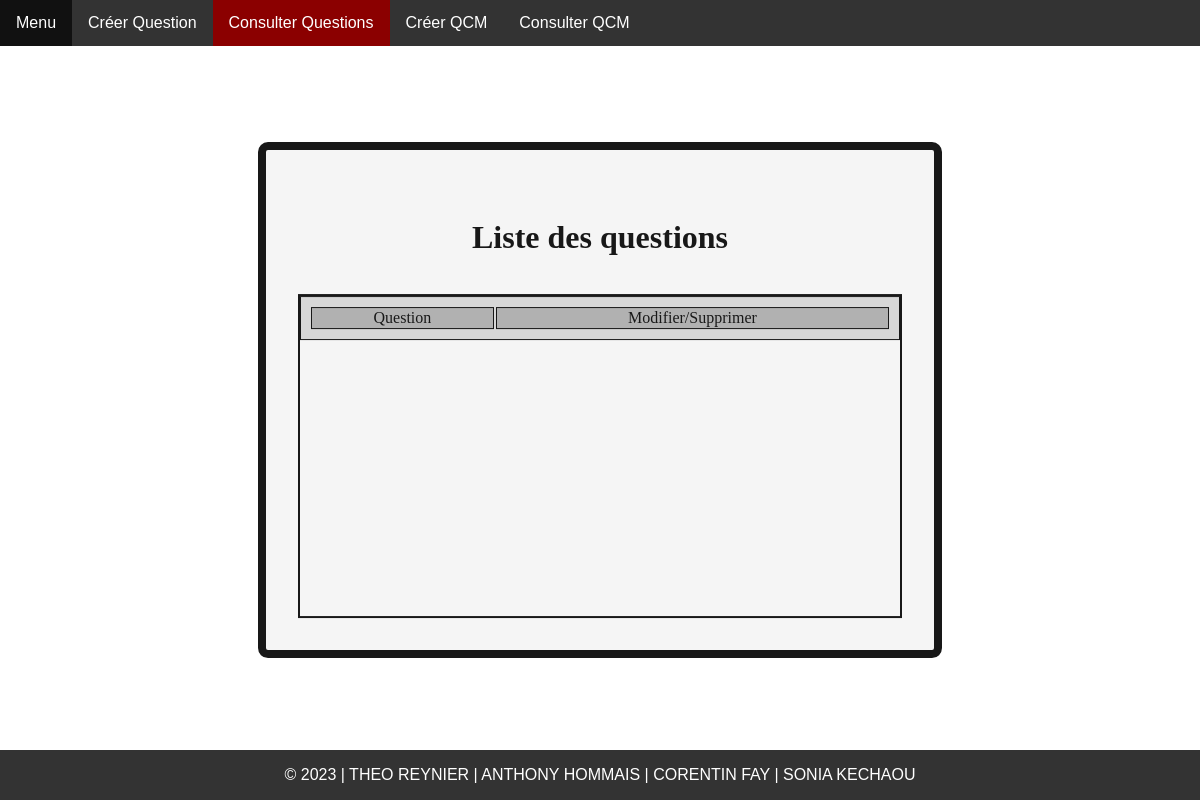
The app's page /lquestion, older data.
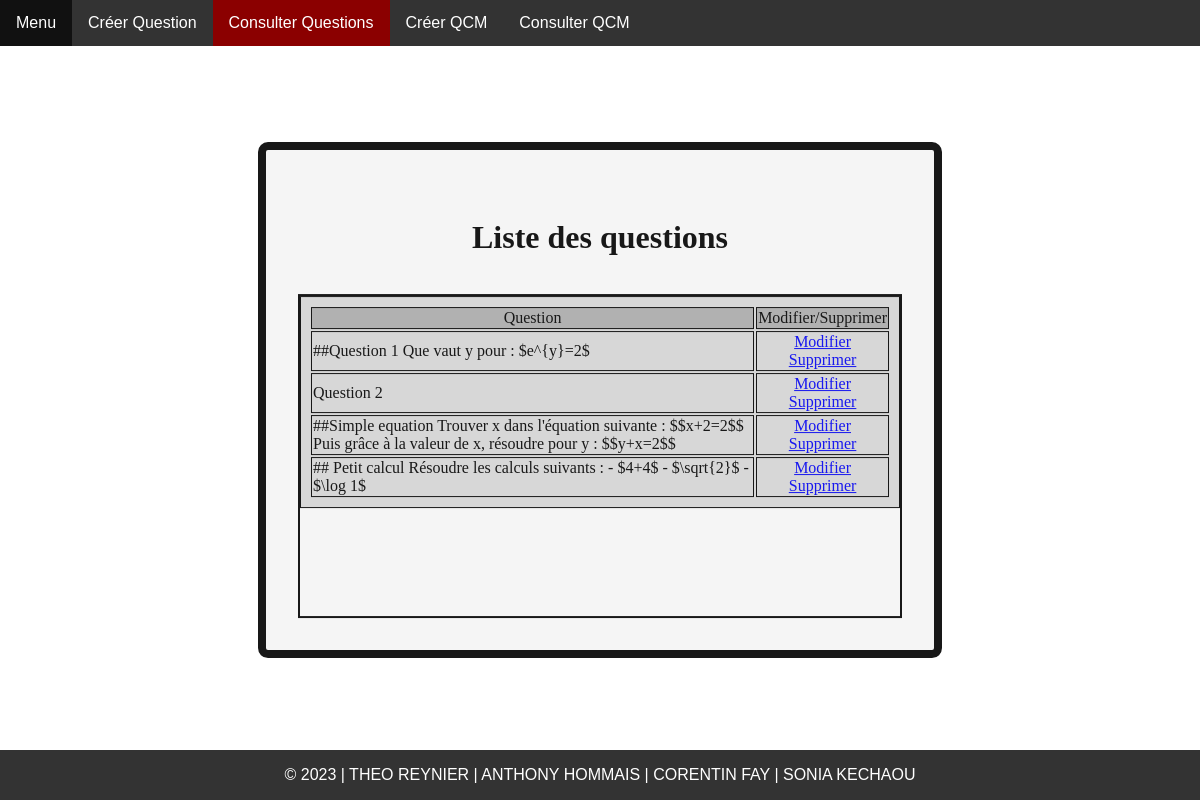
The same page, newer data.
### serveur.py (models this page shows, shortened)
class Question(db.Model):
    idQ = db.Column(db.Integer, primary_key=True)
    enonce = db.Column(db.String(300), nullable=False)

### serveur.py (the view)
@app.route("/lquestion",methods = ['GET'])
def lquestion():
    questions = db.session.query(Question).all()        #Récupération questions de la base de données
    return render_template("lquestion.html",lquestion=questions,page="Consulter")

### templates/lquestion.html (shortened to what this page needs)
<!DOCTYPE html>
<html lang="en">
<head>
    <link href="/static/style.css" rel="stylesheet">
    {%include 'partials/Biblio.html'%}
</head>
<body>
    {%include 'partials/_nav.html'%}
    <div class="menu">
        <h1>Liste des questions</h1>
        <div class="listeQ">
            <table>
                <tr class="top">
                    <td>Question</td>
                    <td>Modifier/Supprimer</td>
                </tr>
                {% for questions in lquestion %}
                <tr>
                    <td class="left" id="{{questions.idQ}}">{{questions.enonce}}</td>
                    <td>
                        <a href="{{ url_for('modifier', id=questions.idQ)}}">Modifier</a>
                        <br>
                        <a href="{{ url_for('supprimer', id=questions.idQ)}}">Supprimer</a>
                    </td>
                </tr>
                {% endfor %}
            </table>
        </div>
    </div>
    {%include 'partials/footer.html'%}
</body>

### templates/partials/Biblio.html (shortened to what this page needs)
<link rel="stylesheet" href="//cdnjs.cloudflare.com/ajax/libs/highlight.js/11.7.0/styles/default.min.css">

### templates/partials/_nav.html
<nav>
    <ul class="nav-list">
        <li {% if page=="Menu" %} class="active" {% endif %}><a href="/">Menu</a></li>
        <li {% if page=="Créer" %} class="active" {% endif %}><a href="/creerQuestion">Créer Question</a></li>
        <li {% if page=="Consulter" %} class="active" {% endif %}><a href="/lquestion">Consulter Questions</a></li>
        <li {% if page=="CréerQcm" %} class="active" {% endif %}><a href="/QCM">Créer QCM</a></li>
        <li {% if page=="ConsulterQcm" %} class="active" {% endif %}><a href="/MesQCM">Consulter QCM</a></li>
    </ul>
</nav>

### templates/partials/footer.html
<footer>
    <p>&copy; 2023 | THEO REYNIER | ANTHONY HOMMAIS | CORENTIN FAY | SONIA KECHAOU</p>
</footer>

### static/style.css (style rules this page uses)
body { background-color: white; background-image: url("fond.png"); background-size: cover; width: 100vw; margin: 0; }
table { background: lightgray; width: 50vw; text-align: center; border: 1px solid black; padding: 0.5em; }
td { border: 1px solid black; }
.top { background-color: darkgray; }
h1 { padding: 0.5em; }
.menu { border: 0.5em solid black; border-radius: 10px; padding: 2em; position: absolute; opacity: 0.9; top: 50%; left: 50%; transform: translate(-50%, -50%); text-align: center; background-color: whitesmoke; }
.listeQ { height:40vh; border:2px solid black; overflow-y: scroll; }
.left { text-align: left; }
footer { position: absolute; bottom: 0; width: 100vw; background-color: #333; color: white; text-align: center; font: menu; }
.nav-list { list-style-type:none; margin: 0; padding: 0; overflow:hidden; background-color: #333; font: menu; }
.nav-list li { float: left; }
.nav-list li a { display: block; color: white; text-align: center; padding: 14px 16px; text-decoration: none; }
.active { background-color: darkred; }

Row changes from the older to the newer data that the page shows:
added Question: enonce "##Question 1 Que vaut y pour : $e^{y}=2$"
added Question: enonce "Question 2"
added Question: enonce "##Simple equation Trouver x dans l'équation suivante : $$x+2=2$$ Puis grâce à la valeur de x, résoudre pour y : $$y+x=2$$"
added Question: enonce "## Petit calcul Résoudre les calculs suivants : - $4+4$ - $\\sqrt{2}$ - $\\log 1$"
